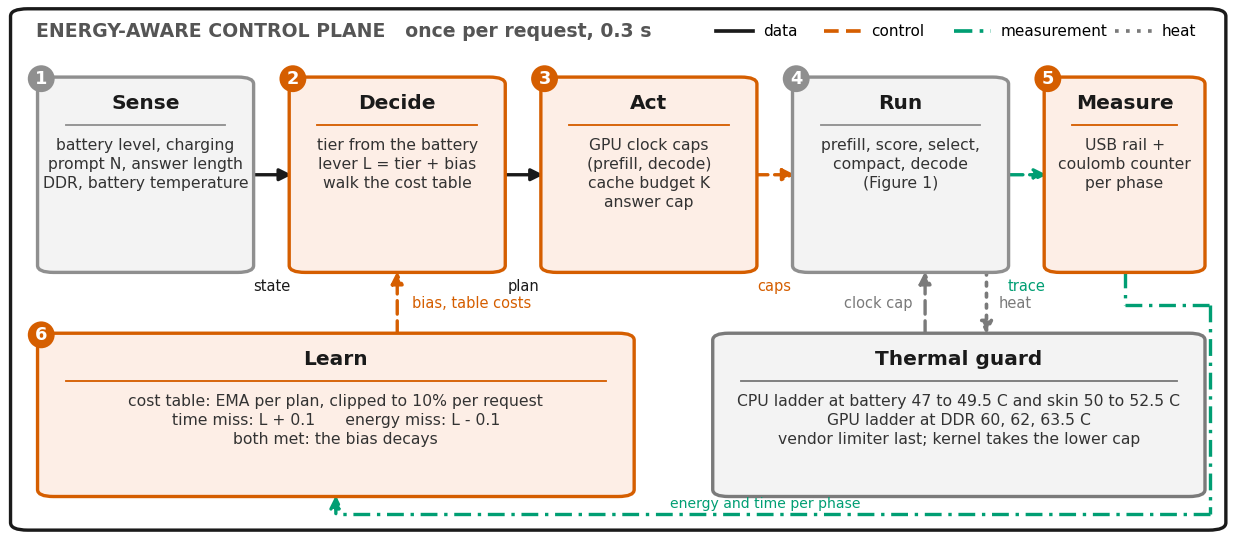

Generate this figure with Python:
#!/usr/bin/env python3
"""Energy-aware control plane, v2: a ring of five blocks (sense, decide, act, run, measure) with
learn and the thermal guard below. Boxes sized to their text; every arrow label sits in free space."""
import matplotlib
matplotlib.use('Agg')
import matplotlib.pyplot as plt
from matplotlib.patches import FancyBboxPatch, FancyArrowPatch

GRAY='#8f8f8f'; GRAYF='#f3f3f3'; INK='#1a1a1a'; SUB='#333333'
ORANGE='#D55E00'; ORANGEF='#fdeee6'; GREEN='#009E73'; GREENF='#e6f5f0'; HEAT='#7a7a7a'; MEAS='#009E73'
CTRL=(0, (4, 2)); MEA=(0, (5, 2, 1, 2)); HOT=(0, (1, 2))
plt.rcParams.update({'font.size': 8, 'font.family': 'DejaVu Sans'})
fig, ax = plt.subplots(figsize=(7.2, 3.15), dpi=200)
ax.set_xlim(0, 100); ax.set_ylim(0, 100); ax.axis('off')

def block(x, y, w, h, n, title, lines, ec, fc, fs=6.6, fl=5.1):
    ax.add_patch(FancyBboxPatch((x, y), w, h, boxstyle='round,pad=0.3,rounding_size=1.3', fc=fc, ec=ec, lw=1.1, zorder=3))
    ax.text(x + w/2, y + h - 4.6, title, ha='center', va='center', fontsize=fs, fontweight='bold', color=INK, zorder=4)
    ax.plot([x + 2, x + w - 2], [y + h - 8.6, y + h - 8.6], color=ec, lw=0.6, zorder=4)
    ax.text(x + w/2, y + h - 11.0, "\n".join(lines), ha='center', va='top', fontsize=fl, color=SUB, zorder=4, linespacing=1.35)
    if n: ax.annotate(str(n), (x, y + h), ha='center', va='center', fontsize=5.8, color='white', fontweight='bold', zorder=7, bbox=dict(boxstyle='circle,pad=0.25', fc=ec, ec='none'))
def arr(p, q, c, ls='-', lw=1.1, ms=8):
    ax.add_patch(FancyArrowPatch(p, q, arrowstyle='-|>', mutation_scale=ms, lw=lw, color=c, ls=ls, zorder=2, shrinkA=0, shrinkB=0))
def seg(pts, c, ls='-', lw=1.1):
    for (x1, y1), (x2, y2) in zip(pts[:-1], pts[1:]): ax.plot([x1, x2], [y1, y2], color=c, lw=lw, ls=ls, zorder=2, solid_capstyle='round')
def lab(x, y, t, c=INK, fs=4.8, ha='center', va='center'):
    ax.text(x, y, t, fontsize=fs, ha=ha, va=va, color=c, zorder=6, linespacing=1.2)

ax.add_patch(FancyBboxPatch((0.6, 1.5), 98.8, 97.5, boxstyle='round,pad=0.1,rounding_size=1.4', fc='white', ec=INK, lw=1.1, zorder=0))
ax.text(2.6, 95.0, 'ENERGY-AWARE CONTROL PLANE   once per request, 0.3 s', fontsize=6.2, fontweight='bold', color='#555555', ha='left', va='center', zorder=1)

Y, H = 50, 36
cols = [(3.0, 17.0), (23.5, 17.0), (44.0, 17.0), (64.5, 17.0), (85.0, 12.5)]
block(cols[0][0], Y, cols[0][1], H, 1, 'Sense', ['battery level, charging', 'prompt N, answer length', 'DDR, battery temperature'], GRAY, GRAYF)
block(cols[1][0], Y, cols[1][1], H, 2, 'Decide', ['tier from the battery', 'lever L = tier + bias', 'walk the cost table'], ORANGE, ORANGEF)
block(cols[2][0], Y, cols[2][1], H, 3, 'Act', ['GPU clock caps', '(prefill, decode)', 'cache budget K', 'answer cap'], ORANGE, ORANGEF)
block(cols[3][0], Y, cols[3][1], H, 4, 'Run', ['prefill, score, select,', 'compact, decode', '(Figure 1)'], GRAY, GRAYF)
block(cols[4][0], Y, cols[4][1], H, 5, 'Measure', ['USB rail +', 'coulomb counter', 'per phase'], ORANGE, ORANGEF)

YL, HL = 8, 30
block(3.0, YL, 48.0, HL, 6, 'Learn', ['cost table: EMA per plan, clipped to 10% per request',
      'time miss: L + 0.1      energy miss: L - 0.1', 'both met: the bias decays'], ORANGE, ORANGEF)
block(58.0, YL, 39.5, HL, None, 'Thermal guard', ['CPU ladder at battery 47 to 49.5 C and skin 50 to 52.5 C',
      'GPU ladder at DDR 60, 62, 63.5 C', 'vendor limiter last; kernel takes the lower cap'], HEAT, GRAYF)

# ring arrows along the top row, labels above the boxes
ym = Y + H/2
for i, (t, c, ls) in enumerate([('state', INK, '-'), ('plan', INK, '-'), ('caps', ORANGE, CTRL), ('trace', MEAS, MEA)]):
    x1 = cols[i][0] + cols[i][1] + 0.1; x2 = cols[i+1][0] - 0.1
    arr((x1, ym), (x2, ym), c, ls=ls); lab((x1 + x2)/2, Y - 2.9, t, c)
# measure -> learn: down the right edge, along the bottom, up into learn
xm = cols[4][0] + cols[4][1]/2
seg([(xm, Y - 0.1), (xm, 43.5), (98.2, 43.5), (98.2, 4.5), (27.0, 4.5)], MEAS, ls=MEA); arr((27.0, 4.5), (27.0, YL - 0.1), MEAS, ls=MEA)
lab(62.0, 6.3, 'energy and time per phase', MEAS, fs=4.6)
# learn -> decide
xl = cols[1][0] + cols[1][1]/2
arr((xl, YL + HL + 0.1), (xl, Y - 0.1), ORANGE, ls=CTRL); lab(xl + 1.2, 44.0, 'bias, table costs', ORANGE, ha='left')
# run <-> thermal guard
xr = cols[3][0] + cols[3][1]/2
arr((xr + 7.0, Y - 0.1), (xr + 7.0, YL + HL + 0.1), HEAT, ls=HOT, lw=1.2); lab(xr + 8.0, 44.0, 'heat', HEAT, ha='left')
arr((xr + 2.0, YL + HL + 0.1), (xr + 2.0, Y - 0.1), HEAT, ls=CTRL); lab(xr + 1.0, 44.0, 'clock cap', HEAT, ha='right')
# legend in the title row
x = 58.0
for c, ls, t in ((INK, '-', 'data'), (ORANGE, CTRL, 'control'), (MEAS, MEA, 'measurement'), (HEAT, HOT, 'heat')):
    ax.plot([x, x + 3.0], [95.0, 95.0], color=c, lw=1.2, ls=ls); ax.text(x + 3.8, 95.0, t, fontsize=5.0, ha='left', va='center'); x += 3.8 + len(t) * 0.64 * 5.0 / 72 / 7.2 * 100 + 2.5
fig.savefig('fig_control_plane_v2.pdf', bbox_inches='tight', pad_inches=0.02); fig.savefig('fig_control_plane_v2.png', bbox_inches='tight', pad_inches=0.02, dpi=220); print('ok')
